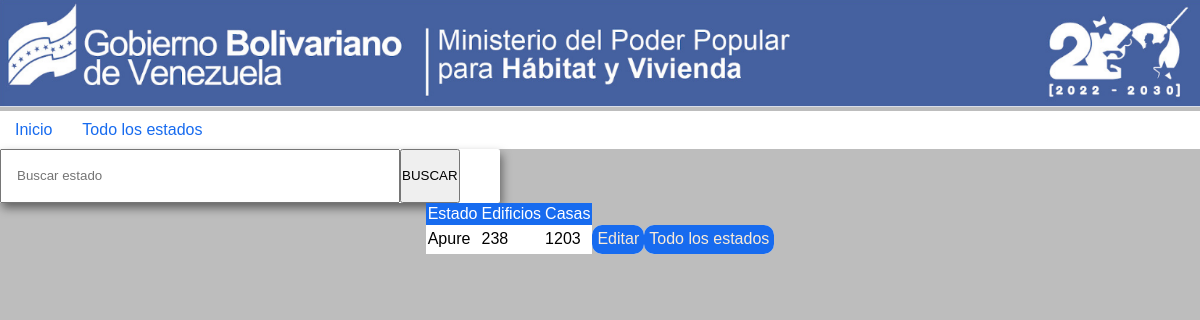
The app's page /home.php?busqueda=Apure with its own data.
### tables this page shows
CREATE TABLE `estado` (
  `id` bigint(20) UNSIGNED NOT NULL,
  `nombre` varchar(30) NOT NULL,
  `casas` int(10) NOT NULL,
  `edificios` int(10) NOT NULL
);

### home.php (the view, shortened to what this page needs)
<?php
	require_once "connect.php";
	$consulta = "SELECT * FROM estado";
	$busqueda = null;
	if(isset($_GET["busqueda"])){
		$busqueda = $_GET["busqueda"];
		$consulta = "SELECT * FROM estado WHERE nombre LIKE ?";
	}
	$sentencia = $conexion->prepare($consulta, [
		PDO::ATTR_CURSOR => PDO::CURSOR_SCROLL,
	]);
	if($busqueda === null){
		$sentencia->execute();
	} else {
		$parametros = ["%$busqueda%"];
		$sentencia->execute($parametros);
	}
?>
<!DOCTYPE html>
<html lang="es">
<head>
	<link rel="stylesheet" type="text/css" href="estilos.css">
</head>
<body>
	<img src="imagenes/cabecera.png" alt="">
	<?php require "navbar.php";  ?>
	<form action="home.php" method="GET">
	<input type="text" name="busqueda" placeholder="Buscar estado">
	<br><br><br>
	<button type="submit">BUSCAR</button>
	<br><br><br>
</form>
	<div class="content_home">
<table>
<thead>
<tr class="titulo_estados">
<td>Estado</td>
<td>Edificios</td>
<td>Casas</td>
</tr>
</thead>
<tbody>
<?php while ($estado = $sentencia->fetchObject()) {?>
<tr class="estados">
<td><?php echo $estado->nombre ?></td>
<td><?php echo $estado->edificios ?></td>
<td><?php echo $estado->casas  ?></td>
<td class="editar"><a class="editar_letra" href="<?php echo "edit.php?id=" . $estado->id ?>">Editar</a></td>
<td class="editar"><a class="editar_letra" href="home.php">Todo los estados</a></td>
</tr>
<?php }?>
</tbody>
</table>
</div>
</body>
</html>

### estilos.css (style rules this page uses)
* { padding: 0; margin: 0; box-sizing: border-box; }
a { text-decoration: none; }
:root { --color-blue: #176bef; --color-yellow: #f7b529; --color-green: #454e5243; --color-red: #ff3e30; --color-gray: #bdbdbd; --color-white: #ffffff; --color-black: #000000; --color-gray2: #b4b3a9; }
h1, h2, h3, h4, p, li, a, label, td, th, input { font-family: sans-serif; }
p, li, a { color:#2d3436; }
body { background: var(--color-gray); min-width: 100vh; min-height: 100vh; }
form { display: flex; flex-flow: wrap row; background: var(--color-white); max-width: 500px; border-radius: 2px; box-shadow: 2px 5px 10px rgba(10, 10, 10, .5); }
input { width: 80%; padding: 15px; }
table { border-collapse:collapse; padding: 10px; }
tr td { padding: 2px; }
.editar { background-color: #176bef; border-radius: 10px; font-family: 'Courier New', Courier, monospace; color: #bdbdbd; padding: 5px; margin: 5px; }
.editar_letra { color: antiquewhite; }
.estados { background-color: #ffffff; }
.titulo_estados { background-color: var(--color-blue); color: #ffffff; }
img { width: 100%; }
.content_home { display: flex; flex-flow: row; align-items: flex-start; justify-content: center; height: 85vh; }

### records on screen
estado: nombre "Apure", edificios "238", casas "1203"
